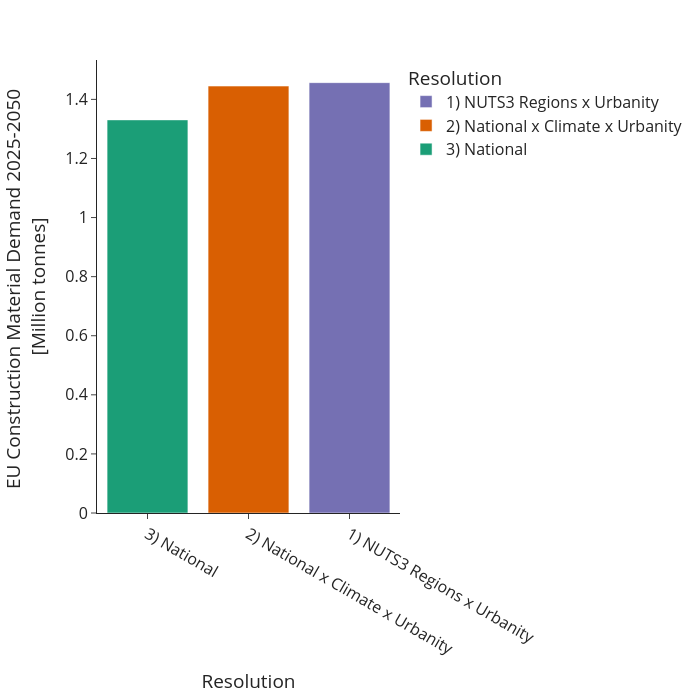

The notebook cell this image was saved under:
### Code cell
df = data[data['year']<=2050].groupby('scenario').sum(numeric_only=True).drop('year', axis=1)
df = df.sort_values('scenario', ascending=False)
fig = px.bar(df, y="mat_demand_Mt", color=df.index, labels={"mat_demand_Mt":"EU Construction Material Demand 2025-2050 <br>[Million tonnes]", 'scenario':'Resolution', 'year':'Year'}, template='simple_white', 
             color_discrete_sequence=px.colors.qualitative.Dark2)
fig.update_layout(width=700, height=700, legend={'traceorder': 'reversed'}, font=dict(size=16)) 
fig.show()

### Figure 1 — Plotly figure (JSON) as saved in the notebook; plotly's stock layout.template omitted (floating-point values rounded to 4 significant figures)
{"data": [{"alignmentgroup": "True", "hovertemplate": "Resolution=%{x}<br>EU Construction Material Demand 2025-2050 <br>[Million tonnes]=%{y}<extra></extra>", "legendgroup": "3) National", "marker": {"color": "rgb(27,158,119)", "pattern": {"shape": ""}}, "name": "3) National", "offsetgroup": "3) National", "orientation": "v", "showlegend": true, "textposition": "auto", "type": "bar", "x": ["3) National"], "xaxis": "x", "y": [1.331], "yaxis": "y"}, {"alignmentgroup": "True", "hovertemplate": "Resolution=%{x}<br>EU Construction Material Demand 2025-2050 <br>[Million tonnes]=%{y}<extra></extra>", "legendgroup": "2) National x Climate x Urbanity", "marker": {"color": "rgb(217,95,2)", "pattern": {"shape": ""}}, "name": "2) National x Climate x Urbanity", "offsetgroup": "2) National x Climate x Urbanity", "orientation": "v", "showlegend": true, "textposition": "auto", "type": "bar", "x": ["2) National x Climate x Urbanity"], "xaxis": "x", "y": [1.445], "yaxis": "y"}, {"alignmentgroup": "True", "hovertemplate": "Resolution=%{x}<br>EU Construction Material Demand 2025-2050 <br>[Million tonnes]=%{y}<extra></extra>", "legendgroup": "1) NUTS3 Regions x Urbanity", "marker": {"color": "rgb(117,112,179)", "pattern": {"shape": ""}}, "name": "1) NUTS3 Regions x Urbanity", "offsetgroup": "1) NUTS3 Regions x Urbanity", "orientation": "v", "showlegend": true, "textposition": "auto", "type": "bar", "x": ["1) NUTS3 Regions x Urbanity"], "xaxis": "x", "y": [1.457], "yaxis": "y"}], "layout": {"barmode": "relative", "font": {"size": 16}, "height": 700, "legend": {"title": {"text": "Resolution"}, "tracegroupgap": 0, "traceorder": "reversed"}, "margin": {"t": 60}, "width": 700, "xaxis": {"anchor": "y", "categoryarray": ["3) National", "2) National x Climate x Urbanity", "1) NUTS3 Regions x Urbanity"], "categoryorder": "array", "domain": [0, 1], "title": {"text": "Resolution"}}, "yaxis": {"anchor": "x", "domain": [0, 1], "title": {"text": "EU Construction Material Demand 2025-2050 <br>[Million tonnes]"}}}}
